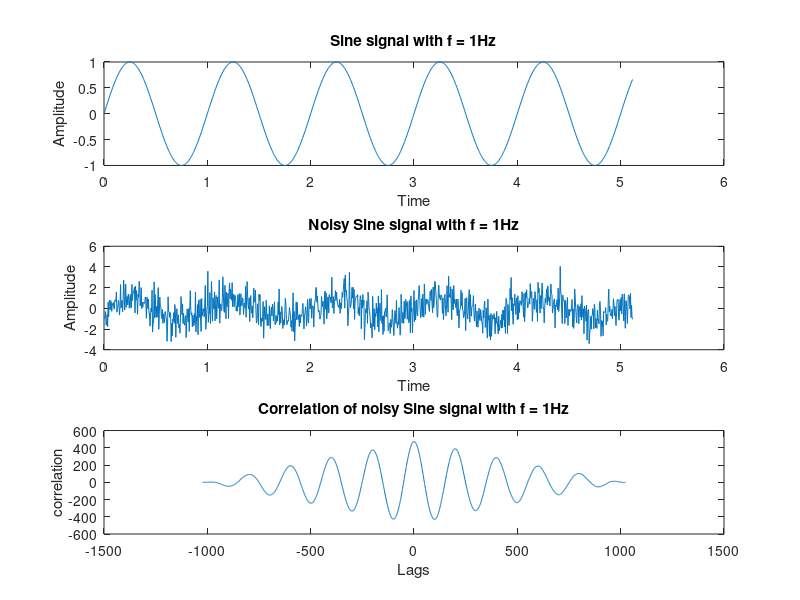

Recreate this plot in MATLAB.
%  Modify the program of (a) to add white noise (Gaussian noise). 
%  Now estimate and plot the cross-correlation of both the signals (sinewave and the noisy signal). 
%  Now observe the output to figure out the cross-correlated behavior of the two signals. 
%  [Hint: use command xcorr(signal1, signal2)]

f = 1;
fs = 200;
N = 1024;
t = 0: 1/fs :N/fs - 1/fs;

s = sin(2 * pi * f * t);
subplot(3,1,1);
plot(t,s);
xlabel('Time');
ylabel('Amplitude');
title('Sine signal with f = 1Hz');

noise_gaussian = randn(1, length(s));
gau_signal = s + noise_gaussian;
subplot(3,1,2)
plot(t,gau_signal);
xlabel('Time');
ylabel('Amplitude');
title('Noisy Sine signal with f = 1Hz');

[corr_seq, lags] = xcorr(s,gau_signal);
subplot(3,1,3);
plot(lags, corr_seq);
xlabel('Lags');
ylabel('correlation');
title('Correlation of noisy Sine signal with f = 1Hz');